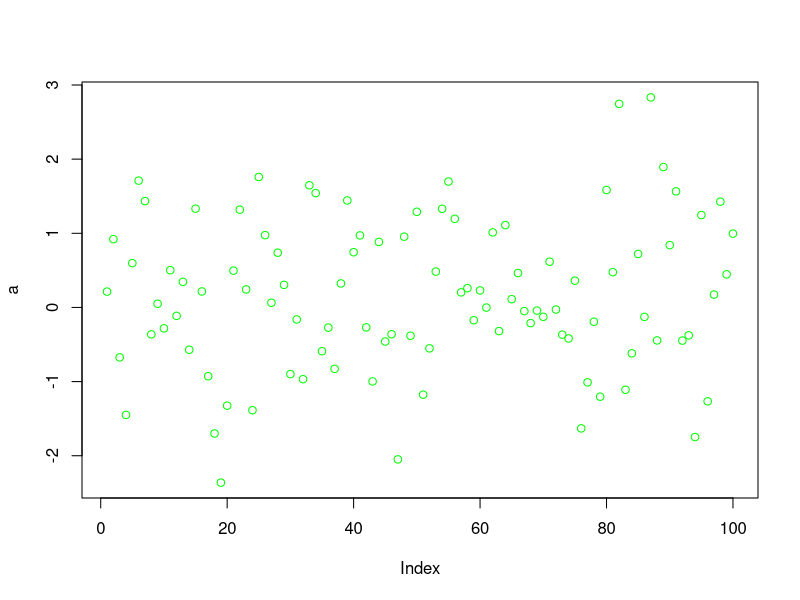

The R source for this figure:
## ---- chunk 1
a <- rnorm(100)
plot(a, col="green")
